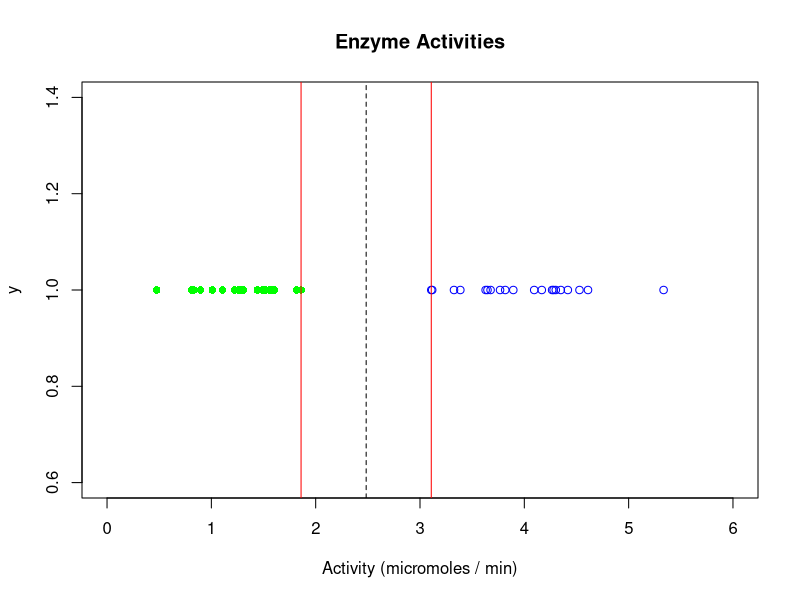
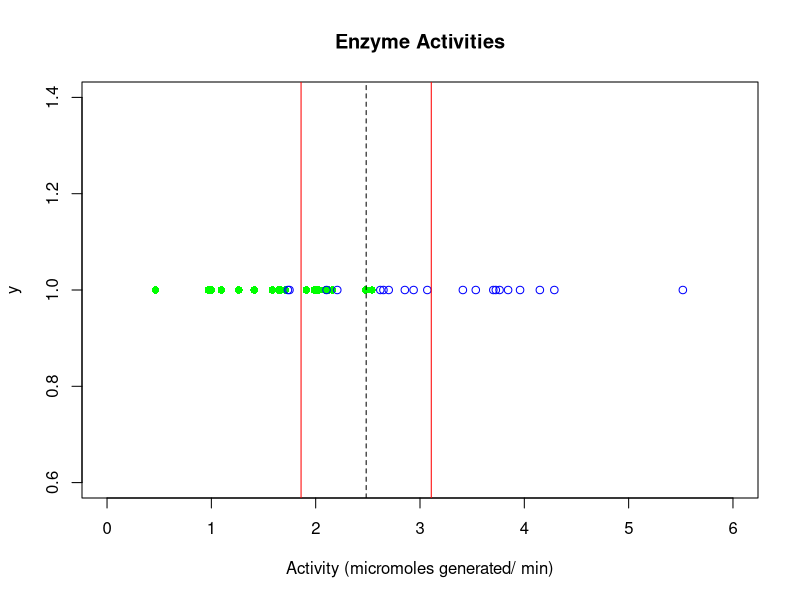

R code for these plots, in order: (Note: this script raises an error after producing the figures.)
## ---- chunk 1
knitr::opts_chunk$set(cache = TRUE, fig.align = "center")

set.seed(1000)
x1 = rnorm(20, mean = 1.5, sd = 0.5)
x1_max = max(x1)
x2 = rnorm(20, mean = 4, sd = 0.5)
x2_min = min(x2)
midpt = (x2_min - x1_max)/2 + x1_max
y = rep(1,20)

plot(x = x1, y,
     main = "Enzyme Activities",
     xlab = "Activity (micromoles / min)",
     xlim = c(0, 6),
     pch = 16,
     col = "green")
points(x = x2, y,
       col = "blue")
abline(v = x1_max, col = "red")
abline(v = midpt, col = "black", lty = 2)
abline(v = x2_min, col = "red")
## ---- chunk 2
set.seed(1000)
x1 = rnorm(20, mean = 2, sd = 0.75)
x2 = rnorm(20, mean = 3.25, sd = 0.85)
y = rep(1,20)

plot(x = x1, y,
     main = "Enzyme Activities",
     xlab = "Activity (micromoles generated/ min)",
     xlim = c(0, 6),
     pch = 16,
     col = "green")
points(x = x2, y,
       col = "blue")
abline(v = x1_max, col = "red")
abline(v = midpt, col = "black", lty = 2)
abline(v = x2_min, col = "red")
## ---- chunk 3
# set.seed(1000)

x <- c(rnorm(10, mean = 4, sd = 0.1), rnorm(10, mean = 2, sd = 0.1))
y <- c(rnorm(10, mean = 4, sd = 0.1), rnorm(10, mean = 2, sd = 0.1))
z <- c(rep( 1, 10), rep(-1, 10))
data_svm <- data.frame("x" = x, "y" = y, "z" = as.factor(data_svm[,3]))
 
svm_model_1 <- svm(z ~ .,
                   data = data_svm,
                   kernel = "linear",
                   cost = 10,
                   scale = FALSE)

plot(svm_model_1,
     data = data_svm)
## ---- chunk 4
svm_model_1
## ---- chunk 5
xi <- seq(-5, 5, 0.1)
yi <- seq(-5, 5, 0.1)
par(mfrow = c(1, 4))

plot(x = xi, y = 0.2 * yi,
xlim = c(-5, 5),
ylim = c(-1, 1),
type = "l",
col = "blue",
main = "Linear Case",
ylab = "y", xlab = "x")

plot(x = xi, y = 0.05*xi^2,
xlim = c(-5, 5),
ylim = c(-1, 1),
type = "l",
col = "blue",
main = "Polynomial, d=2",
ylab = "y", xlab = "x")

plot(x = xi, y = exp(-0.4*xi^2),
xlim = c(-5, 5),
ylim = c(-1, 1),
type = "l",
col = "blue",
main = "RBF Case",
ylab = "y", xlab = "x")

plot(x = xi, y = tanh(xi),
xlim = c(-5, 5),
ylim = c(-1, 1),
type = "l",
col = "blue",
main = "Tanh Case",
ylab = "y", xlab = "x")
## ---- chunk 6
knitr::include_graphics("../00-data/10-images/vapnick_svm_paper_diagram.png")
## ---- chunk 7
knitr::include_graphics("../00-data/10-images/svm.geometric.margin.png")
## ---- chunk 8
knitr::include_graphics("../00-data/10-images/soft.margin.svm.png")
## ---- chunk 9
knitr::include_graphics("../00-data/10-images/SVM_optimize_2.png")
